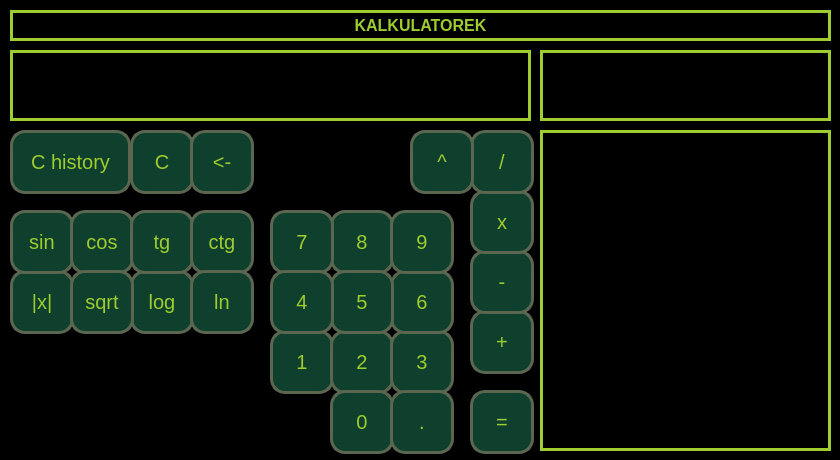
<?xml version="1.0" encoding="UTF-8"?>
<ui version="4.0">
 <class>MainWindow</class>
 <widget class="QMainWindow" name="MainWindow">
  <property name="geometry">
   <rect>
    <x>0</x>
    <y>0</y>
    <width>840</width>
    <height>460</height>
   </rect>
  </property>
  <property name="minimumSize">
   <size>
    <width>840</width>
    <height>460</height>
   </size>
  </property>
  <property name="maximumSize">
   <size>
    <width>840</width>
    <height>460</height>
   </size>
  </property>
  <property name="windowTitle">
   <string>KALKULATOREK</string>
  </property>
  <property name="styleSheet">
   <string notr="true">QWidget{
background-color: rgb(0,0,0)
}

QPushButton{
border: none;
border: 3px solid rgb(90,102,80);
border-radius:15px;
background-color: rgb(14,64,45);
color: rgb(159,204,46);
}
QLabel{
color: rgb(159,204,46);
border: 3px solid rgb(159,204,46);
}</string>
  </property>
  <widget class="QWidget" name="centralwidget">
   <widget class="QPushButton" name="pushButton_1">
    <property name="geometry">
     <rect>
      <x>270</x>
      <y>330</y>
      <width>64</width>
      <height>64</height>
     </rect>
    </property>
    <property name="font">
     <font>
      <pointsize>15</pointsize>
     </font>
    </property>
    <property name="text">
     <string>1</string>
    </property>
   </widget>
   <widget class="QPushButton" name="pushButton_2">
    <property name="geometry">
     <rect>
      <x>330</x>
      <y>330</y>
      <width>64</width>
      <height>64</height>
     </rect>
    </property>
    <property name="font">
     <font>
      <pointsize>15</pointsize>
     </font>
    </property>
    <property name="text">
     <string>2</string>
    </property>
   </widget>
   <widget class="QPushButton" name="pushButton_3">
    <property name="geometry">
     <rect>
      <x>390</x>
      <y>330</y>
      <width>64</width>
      <height>64</height>
     </rect>
    </property>
    <property name="font">
     <font>
      <pointsize>15</pointsize>
     </font>
    </property>
    <property name="text">
     <string>3</string>
    </property>
   </widget>
   <widget class="QPushButton" name="pushButton_8">
    <property name="geometry">
     <rect>
      <x>330</x>
      <y>210</y>
      <width>64</width>
      <height>64</height>
     </rect>
    </property>
    <property name="font">
     <font>
      <pointsize>15</pointsize>
     </font>
    </property>
    <property name="text">
     <string>8</string>
    </property>
   </widget>
   <widget class="QPushButton" name="pushButton_7">
    <property name="geometry">
     <rect>
      <x>270</x>
      <y>210</y>
      <width>64</width>
      <height>64</height>
     </rect>
    </property>
    <property name="font">
     <font>
      <pointsize>15</pointsize>
     </font>
    </property>
    <property name="text">
     <string>7</string>
    </property>
   </widget>
   <widget class="QPushButton" name="pushButton_6">
    <property name="geometry">
     <rect>
      <x>390</x>
      <y>270</y>
      <width>64</width>
      <height>64</height>
     </rect>
    </property>
    <property name="font">
     <font>
      <pointsize>15</pointsize>
     </font>
    </property>
    <property name="text">
     <string>6</string>
    </property>
   </widget>
   <widget class="QPushButton" name="pushButton_5">
    <property name="geometry">
     <rect>
      <x>330</x>
      <y>270</y>
      <width>64</width>
      <height>64</height>
     </rect>
    </property>
    <property name="font">
     <font>
      <pointsize>15</pointsize>
     </font>
    </property>
    <property name="text">
     <string>5</string>
    </property>
   </widget>
   <widget class="QPushButton" name="pushButton_4">
    <property name="geometry">
     <rect>
      <x>270</x>
      <y>270</y>
      <width>64</width>
      <height>64</height>
     </rect>
    </property>
    <property name="font">
     <font>
      <pointsize>15</pointsize>
     </font>
    </property>
    <property name="text">
     <string>4</string>
    </property>
   </widget>
   <widget class="QPushButton" name="pushButton_9">
    <property name="geometry">
     <rect>
      <x>390</x>
      <y>210</y>
      <width>64</width>
      <height>64</height>
     </rect>
    </property>
    <property name="font">
     <font>
      <pointsize>15</pointsize>
     </font>
    </property>
    <property name="text">
     <string>9</string>
    </property>
   </widget>
   <widget class="QLabel" name="wynik">
    <property name="geometry">
     <rect>
      <x>10</x>
      <y>50</y>
      <width>521</width>
      <height>71</height>
     </rect>
    </property>
    <property name="font">
     <font>
      <pointsize>25</pointsize>
      <bold>true</bold>
     </font>
    </property>
    <property name="frameShape">
     <enum>QFrame::Shape::Box</enum>
    </property>
    <property name="frameShadow">
     <enum>QFrame::Shadow::Plain</enum>
    </property>
    <property name="lineWidth">
     <number>2</number>
    </property>
    <property name="text">
     <string/>
    </property>
    <property name="scaledContents">
     <bool>false</bool>
    </property>
    <property name="alignment">
     <set>Qt::AlignmentFlag::AlignRight|Qt::AlignmentFlag::AlignTrailing|Qt::AlignmentFlag::AlignVCenter</set>
    </property>
   </widget>
   <widget class="QPushButton" name="pushButton_0">
    <property name="geometry">
     <rect>
      <x>330</x>
      <y>390</y>
      <width>64</width>
      <height>64</height>
     </rect>
    </property>
    <property name="font">
     <font>
      <pointsize>15</pointsize>
     </font>
    </property>
    <property name="text">
     <string>0</string>
    </property>
   </widget>
   <widget class="QPushButton" name="pushButton_dot">
    <property name="geometry">
     <rect>
      <x>390</x>
      <y>390</y>
      <width>64</width>
      <height>64</height>
     </rect>
    </property>
    <property name="font">
     <font>
      <pointsize>15</pointsize>
     </font>
    </property>
    <property name="text">
     <string>.</string>
    </property>
   </widget>
   <widget class="QPushButton" name="pushButton_calc">
    <property name="geometry">
     <rect>
      <x>470</x>
      <y>390</y>
      <width>64</width>
      <height>64</height>
     </rect>
    </property>
    <property name="font">
     <font>
      <pointsize>15</pointsize>
     </font>
    </property>
    <property name="text">
     <string>=</string>
    </property>
    <property name="checkable">
     <bool>false</bool>
    </property>
    <property name="default">
     <bool>false</bool>
    </property>
   </widget>
   <widget class="QPushButton" name="pushButton_plus">
    <property name="geometry">
     <rect>
      <x>470</x>
      <y>310</y>
      <width>64</width>
      <height>64</height>
     </rect>
    </property>
    <property name="font">
     <font>
      <pointsize>15</pointsize>
     </font>
    </property>
    <property name="text">
     <string>+</string>
    </property>
   </widget>
   <widget class="QPushButton" name="pushButton_substract">
    <property name="geometry">
     <rect>
      <x>470</x>
      <y>250</y>
      <width>64</width>
      <height>64</height>
     </rect>
    </property>
    <property name="font">
     <font>
      <pointsize>15</pointsize>
     </font>
    </property>
    <property name="text">
     <string>-</string>
    </property>
   </widget>
   <widget class="QPushButton" name="pushButton_multiply">
    <property name="geometry">
     <rect>
      <x>470</x>
      <y>190</y>
      <width>64</width>
      <height>64</height>
     </rect>
    </property>
    <property name="font">
     <font>
      <pointsize>15</pointsize>
     </font>
    </property>
    <property name="text">
     <string>x</string>
    </property>
   </widget>
   <widget class="QPushButton" name="pushButton_divide">
    <property name="geometry">
     <rect>
      <x>470</x>
      <y>130</y>
      <width>64</width>
      <height>64</height>
     </rect>
    </property>
    <property name="font">
     <font>
      <pointsize>15</pointsize>
     </font>
    </property>
    <property name="text">
     <string>/</string>
    </property>
   </widget>
   <widget class="QPushButton" name="pushButton_del">
    <property name="geometry">
     <rect>
      <x>130</x>
      <y>130</y>
      <width>64</width>
      <height>64</height>
     </rect>
    </property>
    <property name="font">
     <font>
      <pointsize>15</pointsize>
      <bold>false</bold>
      <underline>false</underline>
     </font>
    </property>
    <property name="cursor">
     <cursorShape>ArrowCursor</cursorShape>
    </property>
    <property name="styleSheet">
     <string notr="true"/>
    </property>
    <property name="text">
     <string>C</string>
    </property>
   </widget>
   <widget class="QLabel" name="title">
    <property name="geometry">
     <rect>
      <x>10</x>
      <y>10</y>
      <width>821</width>
      <height>31</height>
     </rect>
    </property>
    <property name="font">
     <font>
      <pointsize>12</pointsize>
      <bold>true</bold>
     </font>
    </property>
    <property name="frameShape">
     <enum>QFrame::Shape::Box</enum>
    </property>
    <property name="frameShadow">
     <enum>QFrame::Shadow::Plain</enum>
    </property>
    <property name="lineWidth">
     <number>2</number>
    </property>
    <property name="text">
     <string>KALKULATOREK</string>
    </property>
    <property name="scaledContents">
     <bool>false</bool>
    </property>
    <property name="alignment">
     <set>Qt::AlignmentFlag::AlignCenter</set>
    </property>
   </widget>
   <widget class="QLabel" name="historia">
    <property name="geometry">
     <rect>
      <x>540</x>
      <y>130</y>
      <width>291</width>
      <height>321</height>
     </rect>
    </property>
    <property name="font">
     <font>
      <pointsize>16</pointsize>
      <bold>true</bold>
     </font>
    </property>
    <property name="frameShape">
     <enum>QFrame::Shape::Box</enum>
    </property>
    <property name="frameShadow">
     <enum>QFrame::Shadow::Plain</enum>
    </property>
    <property name="lineWidth">
     <number>2</number>
    </property>
    <property name="text">
     <string/>
    </property>
    <property name="scaledContents">
     <bool>false</bool>
    </property>
    <property name="alignment">
     <set>Qt::AlignmentFlag::AlignRight|Qt::AlignmentFlag::AlignTop|Qt::AlignmentFlag::AlignTrailing</set>
    </property>
   </widget>
   <widget class="QPushButton" name="pushButton_log">
    <property name="geometry">
     <rect>
      <x>130</x>
      <y>270</y>
      <width>64</width>
      <height>64</height>
     </rect>
    </property>
    <property name="font">
     <font>
      <pointsize>15</pointsize>
     </font>
    </property>
    <property name="text">
     <string>log</string>
    </property>
   </widget>
   <widget class="QPushButton" name="pushButton_pow">
    <property name="geometry">
     <rect>
      <x>410</x>
      <y>130</y>
      <width>64</width>
      <height>64</height>
     </rect>
    </property>
    <property name="font">
     <font>
      <pointsize>15</pointsize>
     </font>
    </property>
    <property name="text">
     <string>^</string>
    </property>
   </widget>
   <widget class="QPushButton" name="pushButton_abs">
    <property name="geometry">
     <rect>
      <x>10</x>
      <y>270</y>
      <width>64</width>
      <height>64</height>
     </rect>
    </property>
    <property name="font">
     <font>
      <pointsize>15</pointsize>
     </font>
    </property>
    <property name="text">
     <string>|x|</string>
    </property>
   </widget>
   <widget class="QPushButton" name="pushButton_sin">
    <property name="geometry">
     <rect>
      <x>10</x>
      <y>210</y>
      <width>64</width>
      <height>64</height>
     </rect>
    </property>
    <property name="font">
     <font>
      <pointsize>15</pointsize>
     </font>
    </property>
    <property name="text">
     <string>sin</string>
    </property>
   </widget>
   <widget class="QPushButton" name="pushButton_cos">
    <property name="geometry">
     <rect>
      <x>70</x>
      <y>210</y>
      <width>64</width>
      <height>64</height>
     </rect>
    </property>
    <property name="font">
     <font>
      <pointsize>15</pointsize>
     </font>
    </property>
    <property name="text">
     <string>cos</string>
    </property>
   </widget>
   <widget class="QPushButton" name="pushButton_tg">
    <property name="geometry">
     <rect>
      <x>130</x>
      <y>210</y>
      <width>64</width>
      <height>64</height>
     </rect>
    </property>
    <property name="font">
     <font>
      <pointsize>15</pointsize>
     </font>
    </property>
    <property name="text">
     <string>tg</string>
    </property>
   </widget>
   <widget class="QPushButton" name="pushButton_ctg">
    <property name="geometry">
     <rect>
      <x>190</x>
      <y>210</y>
      <width>64</width>
      <height>64</height>
     </rect>
    </property>
    <property name="font">
     <font>
      <pointsize>15</pointsize>
     </font>
    </property>
    <property name="text">
     <string>ctg</string>
    </property>
   </widget>
   <widget class="QLabel" name="error">
    <property name="geometry">
     <rect>
      <x>540</x>
      <y>50</y>
      <width>291</width>
      <height>71</height>
     </rect>
    </property>
    <property name="font">
     <font>
      <pointsize>12</pointsize>
      <bold>true</bold>
     </font>
    </property>
    <property name="frameShape">
     <enum>QFrame::Shape::Box</enum>
    </property>
    <property name="frameShadow">
     <enum>QFrame::Shadow::Plain</enum>
    </property>
    <property name="lineWidth">
     <number>2</number>
    </property>
    <property name="text">
     <string/>
    </property>
    <property name="scaledContents">
     <bool>false</bool>
    </property>
    <property name="alignment">
     <set>Qt::AlignmentFlag::AlignRight|Qt::AlignmentFlag::AlignTrailing|Qt::AlignmentFlag::AlignVCenter</set>
    </property>
   </widget>
   <widget class="QPushButton" name="pushButton_clearh">
    <property name="geometry">
     <rect>
      <x>10</x>
      <y>130</y>
      <width>121</width>
      <height>64</height>
     </rect>
    </property>
    <property name="font">
     <font>
      <pointsize>15</pointsize>
      <bold>false</bold>
      <underline>false</underline>
     </font>
    </property>
    <property name="cursor">
     <cursorShape>ArrowCursor</cursorShape>
    </property>
    <property name="styleSheet">
     <string notr="true"/>
    </property>
    <property name="text">
     <string>C history</string>
    </property>
   </widget>
   <widget class="QPushButton" name="pushButton_back">
    <property name="geometry">
     <rect>
      <x>190</x>
      <y>130</y>
      <width>64</width>
      <height>64</height>
     </rect>
    </property>
    <property name="font">
     <font>
      <pointsize>15</pointsize>
      <bold>false</bold>
      <underline>false</underline>
     </font>
    </property>
    <property name="cursor">
     <cursorShape>ArrowCursor</cursorShape>
    </property>
    <property name="styleSheet">
     <string notr="true"/>
    </property>
    <property name="text">
     <string>&lt;-</string>
    </property>
   </widget>
   <widget class="QPushButton" name="pushButton_sqrt">
    <property name="geometry">
     <rect>
      <x>70</x>
      <y>270</y>
      <width>64</width>
      <height>64</height>
     </rect>
    </property>
    <property name="font">
     <font>
      <pointsize>15</pointsize>
     </font>
    </property>
    <property name="text">
     <string>sqrt</string>
    </property>
   </widget>
   <widget class="QPushButton" name="pushButton_ln">
    <property name="geometry">
     <rect>
      <x>190</x>
      <y>270</y>
      <width>64</width>
      <height>64</height>
     </rect>
    </property>
    <property name="font">
     <font>
      <pointsize>15</pointsize>
     </font>
    </property>
    <property name="text">
     <string>ln</string>
    </property>
   </widget>
  </widget>
 </widget>
 <resources/>
 <connections/>
</ui>
